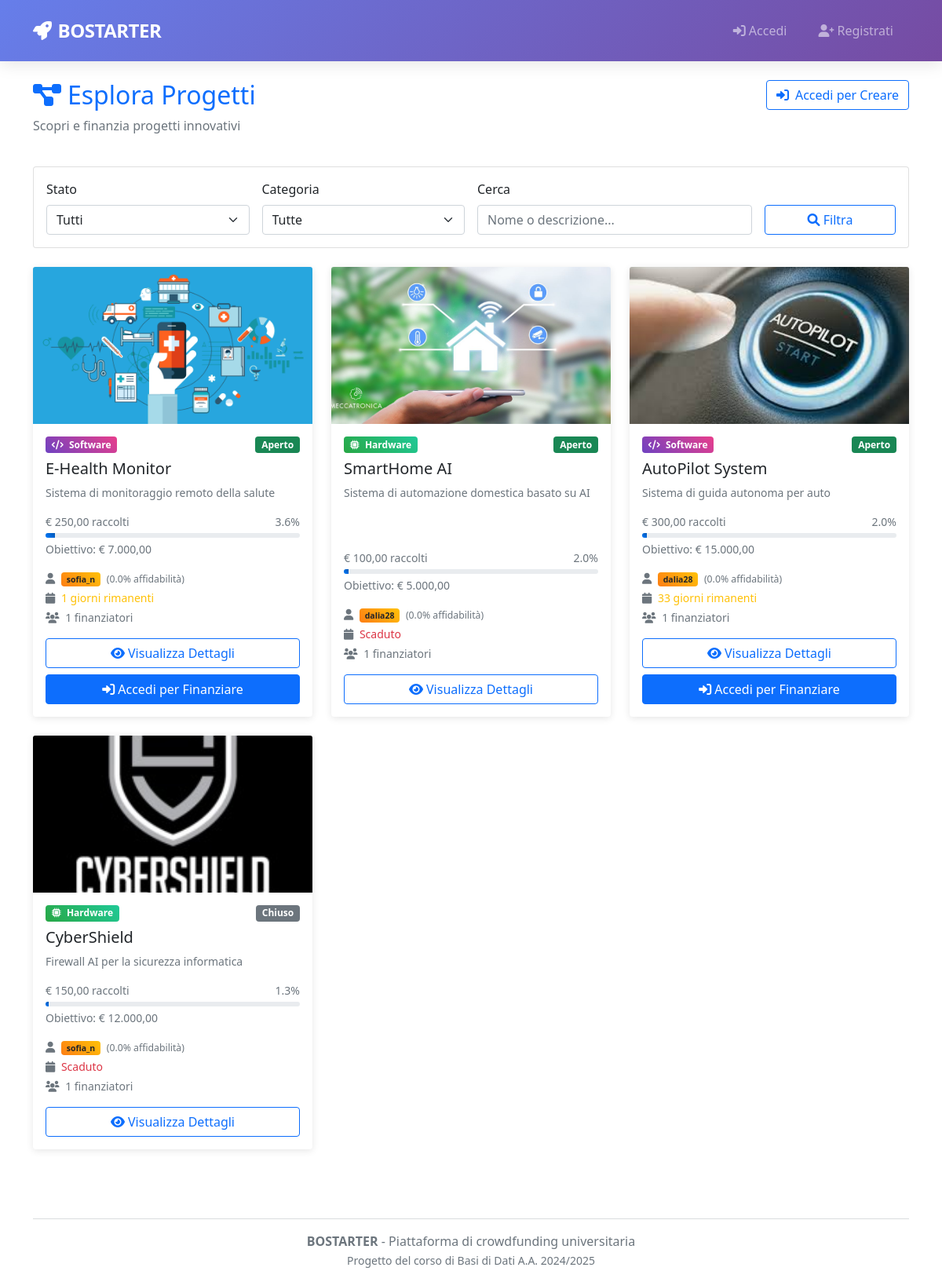
The page /public/projects/projects.php on the database its author committed.
### tables this page shows
CREATE TABLE PROGETTO(
    Nome                VARCHAR(100) PRIMARY KEY,
    Descrizione         TEXT NOT NULL,
    Data_Inserimento    DATE NOT NULL,
    Stato               ENUM('aperto', 'chiuso')NOT NULL DEFAULT 'aperto',
    Budget              DECIMAL(10,2) NOT NULL,
    Data_Limite         DATE NOT NULL,
    Tipo                ENUM('Hardware', 'Software') NOT NULL,
    Email_Creatore      VARCHAR(100) NOT NULL,
    FOREIGN KEY (Email_Creatore) REFERENCES CREATORE(Email) ON DELETE CASCADE
);

CREATE TABLE UTENTE(
    Email               VARCHAR(100) PRIMARY KEY,
    Nickname            VARCHAR(50) UNIQUE NOT NULL,
    Password            VARCHAR(255) NOT NULL,
    Nome                VARCHAR(50) NOT NULL,
    Cognome             VARCHAR(50) NOT NULL,
    Anno_Di_Nascita     DATE NOT NULL,
    Luogo_Di_Nascita    VARCHAR(100) NOT NULL
);

CREATE TABLE CREATORE (
    Email           VARCHAR(100) PRIMARY KEY,
    Nr_Progetti     INT DEFAULT 0,
    Affidabilita    FLOAT DEFAULT 0,
    FOREIGN KEY (Email) REFERENCES UTENTE(Email) ON DELETE CASCADE
);

### public/projects/projects.php (the view, shortened to what the rows shown need)
<?php
require_once '../../config/database.php';
$db = Database::getInstance();
$db->ensureEventScheduler();
$db->execute("
    UPDATE PROGETTO
    SET Stato = 'chiuso'
    WHERE Stato = 'aperto' AND Data_Limite <= CURDATE()
");
$searchQuery = trim($_GET['search'] ?? '');
$statusFilter = $_GET['status'] ?? 'all';
$categoryFilter = $_GET['category'] ?? 'all';
$whereClause = "WHERE 1=1";
$params = [];
$sql = "
    SELECT
        p.Nome,
        p.Descrizione,
        p.Data_Inserimento,
        p.Stato,
        p.Budget,
        p.Data_Limite,
        p.Tipo AS Categoria,
        u.Nickname AS Creatore,
        c.Affidabilita,
        COALESCE(SUM(f.Importo), 0) AS Totale_Finanziato,
        COUNT(DISTINCT f.ID) AS Num_Finanziatori,
        foto.percorso AS Foto,
        DATEDIFF(p.Data_Limite, CURDATE()) AS Giorni_Rimanenti
    FROM PROGETTO p
    JOIN CREATORE c ON p.Email_Creatore = c.Email
    JOIN UTENTE u ON c.Email = u.Email
    LEFT JOIN FINANZIAMENTO f ON p.Nome = f.Nome_Progetto
    LEFT JOIN FOTO foto ON p.Nome = foto.Nome_Progetto
    $whereClause
    GROUP BY p.Nome, p.Descrizione, p.Data_Inserimento, p.Stato, p.Budget, p.Data_Limite, p.Tipo, u.Nickname, c.Affidabilita, foto.percorso
    ORDER BY p.Data_Inserimento DESC
";
$progetti = $db->fetchAll($sql, $params);
$isLoggedIn = SessionManager::isLoggedIn();
$isCreator = SessionManager::isCreator();
?>
<!DOCTYPE html>
<html lang="it">
<head>
    <link href="https://cdn.jsdelivr.net/npm/bootstrap@5.1.3/dist/css/bootstrap.min.css" rel="stylesheet">
    <link href="https://cdnjs.cloudflare.com/ajax/libs/font-awesome/6.0.0/css/all.min.css" rel="stylesheet">
</head>
<body>
<div class="container mt-4">
    <div class="row mb-4">
        <div class="col-md-8">
            <h1 class="h2 text-primary">
                <i class="fas fa-project-diagram me-2"></i>Esplora Progetti
            </h1>
        </div>
    </div>
    <div class="row">
        <?php if (empty($progetti)): ?>
            <div class="col-12">
                <div class="text-center py-5">
                    <i class="fas fa-search fa-3x text-muted mb-3"></i>
                    <h4 class="text-muted">Nessun progetto trovato</h4>
                    <p class="text-muted">
                        <?php if (!empty($searchQuery) || $statusFilter !== 'all' || $categoryFilter !== 'all'): ?>
                            Prova a modificare i filtri di ricerca
                        <?php else: ?>
                            Non ci sono ancora progetti nella piattaforma
                        <?php endif; ?>
                    </p>
                    <?php if ($isLoggedIn && $isCreator): ?>
                        <a href="../dashboard/creator_dashboard.php" class="btn btn-primary">
                            <i class="fas fa-plus me-2"></i>Crea il Primo Progetto
                        </a>
                    <?php endif; ?>
                </div>
            </div>
        <?php else: ?>
            <?php foreach ($progetti as $progetto): ?>
                <?php
                $percentualeCompletamento = $progetto['Budget'] > 0
                    ? min(100, ($progetto['Totale_Finanziato'] / $progetto['Budget']) * 100)
                    : 0;
                $giorniRimanenti = $progetto['Giorni_Rimanenti'];
                $statoClasse = $progetto['Stato'] === 'aperto' ? 'success' : 'secondary';
                ?>
                <div class="col-lg-4 col-md-6 mb-4">
                    <div class="card project-card h-100">
                        <?php
                        $fotoDb = $progetto['Foto'] ?? '';
                        if ($fotoDb !== '') {
                            $src = (strpos($fotoDb, 'img/') === 0)
                                ? "/Bostarter/{$fotoDb}"
                                : "/Bostarter/img/{$fotoDb}";
                        } else {
                            $src = null;
                        }
                        ?>
                        <?php if ($src): ?>
                            <img src="<?= htmlspecialchars($src) ?>"
                                 class="card-img-top"
                                 style="height:200px; object-fit:cover;"
                                 alt="<?= htmlspecialchars($progetto['Nome']) ?>">
                        <?php endif; ?>
                        <div class="card-body d-flex flex-column">
                            <div class="d-flex justify-content-between align-items-start mb-2">
                                <span class="badge <?= $progetto['Categoria'] === 'Hardware' ? 'badge-hardware' : 'badge-software' ?> text-white">
                                    <i class="fas fa-<?= $progetto['Categoria'] === 'Hardware' ? 'microchip' : 'code' ?> me-1"></i>
                                    <?= htmlspecialchars($progetto['Categoria']) ?>
                                </span>
                                <span class="badge bg-<?= $statoClasse ?>"><?= ucfirst($progetto['Stato']) ?></span>
                            </div>
                            <h5 class="card-title"><?= htmlspecialchars($progetto['Nome']) ?></h5>
                            <p class="card-text text-muted small flex-grow-1">
                                <?= htmlspecialchars(substr($progetto['Descrizione'], 0, 100)) ?>
                            </p>
                            <div class="mb-3">
                                <div class="d-flex justify-content-between small text-muted mb-1">
                                    <span><?= Utils::formatCurrency($progetto['Totale_Finanziato']) ?> raccolti</span>
                                    <span><?= number_format($percentualeCompletamento, 1) ?>%</span>
                                </div>
                                <div class="progress" style="height: 6px;">
                                    <div class="progress-bar progress-bar-custom"
                                         style="width: <?= $percentualeCompletamento ?>%"></div>
                                </div>
                                <div class="small text-muted mt-1">
                                    Obiettivo: <?= Utils::formatCurrency($progetto['Budget']) ?>
                                </div>
                            </div>
                            <div class="row small text-muted mb-3">
                                <div class="col-12 mb-1">
                                    <i class="fas fa-user me-1"></i>
                                    <span class="creator-badge badge text-dark">
                                        <?= htmlspecialchars($progetto['Creatore']) ?>
                                    </span>
                                    <small class="ms-1">
                                        (<?= number_format($progetto['Affidabilita'] * 100, 1) ?>% affidabilità)
                                    </small>
                                </div>
                                <div class="col-12 mb-1">
                                    <i class="fas fa-calendar me-1"></i>
                                    <?php if ($giorniRimanenti > 0): ?>
                                        <span class="text-warning"><?= $giorniRimanenti ?> giorni rimanenti</span>
                                    <?php else: ?>
                                        <span class="text-danger">Scaduto</span>
                                    <?php endif; ?>
                                </div>
                                <div class="col-12">
                                    <i class="fas fa-users me-1"></i>
                                    <?= $progetto['Num_Finanziatori'] ?> finanziatori
                                </div>
                            </div>
                            <div class="mt-auto">
                                <div class="d-grid gap-2">
                                    <a href="project_detail.php?name=<?= urlencode($progetto['Nome']) ?>"
                                       class="btn btn-outline-primary">
                                        <i class="fas fa-eye me-1"></i>Visualizza Dettagli
                                    </a>
                                    <?php if ($progetto['Stato'] === 'aperto' && $giorniRimanenti > 0): ?>
                                        <?php if ($isLoggedIn): ?>
                                            <a href="project_detail.php?name=<?= urlencode($progetto['Nome']) ?>"
                                               class="btn btn-primary">
                                                <i class="fas fa-heart me-1"></i>Finanzia Progetto
                                            </a>
                                        <?php else: ?>
                                            <a href="../../index.html" class="btn btn-primary">
                                                <i class="fas fa-sign-in-alt me-1"></i>Accedi per Finanziare
                                            </a>
                                        <?php endif; ?>
                                    <?php endif; ?>
                                </div>
                            </div>
                        </div>
                    </div>
                </div>
            <?php endforeach; ?>
        <?php endif; ?>
    </div>
</div>
</body>
</html>

### rows shown on the page
progetto: shows a picture, Tipo "Software", Stato "Aperto", Nome "E-Health Monitor", Descrizione "Sistema di monitoraggio remoto della salute", Totale_Finanziato "€ 250,00", percentualeCompletamento "3.6", $percentualeCompletamento 3.5714285714286 (drawn), Budget "€ 7.000,00", utente.Nickname "sofia_n", $progetto['Affidabilita']*100 "0.0", giorniRimanenti "1", Num_Finanziatori "1", shows "Accedi per Finanziare"
progetto: shows a picture, Tipo "Hardware", Stato "Aperto", Nome "SmartHome AI", Descrizione "Sistema di automazione domestica basato su AI", Totale_Finanziato "€ 100,00", percentualeCompletamento "2.0", $percentualeCompletamento 2 (drawn), Budget "€ 5.000,00", utente.Nickname "dalia28", $progetto['Affidabilita']*100 "0.0", shows "Scaduto", Num_Finanziatori "1"
progetto: shows a picture, Tipo "Software", Stato "Aperto", Nome "AutoPilot System", Descrizione "Sistema di guida autonoma per auto", Totale_Finanziato "€ 300,00", percentualeCompletamento "2.0", $percentualeCompletamento 2 (drawn), Budget "€ 15.000,00", utente.Nickname "dalia28", $progetto['Affidabilita']*100 "0.0", giorniRimanenti "33", Num_Finanziatori "1", shows "Accedi per Finanziare"
progetto: shows a picture, Tipo "Hardware", Stato "Chiuso", Nome "CyberShield", Descrizione "Firewall AI per la sicurezza informatica", Totale_Finanziato "€ 150,00", percentualeCompletamento "1.3", $percentualeCompletamento 1.25 (drawn), Budget "€ 12.000,00", utente.Nickname "sofia_n", $progetto['Affidabilita']*100 "0.0", shows "Scaduto", Num_Finanziatori "1"
